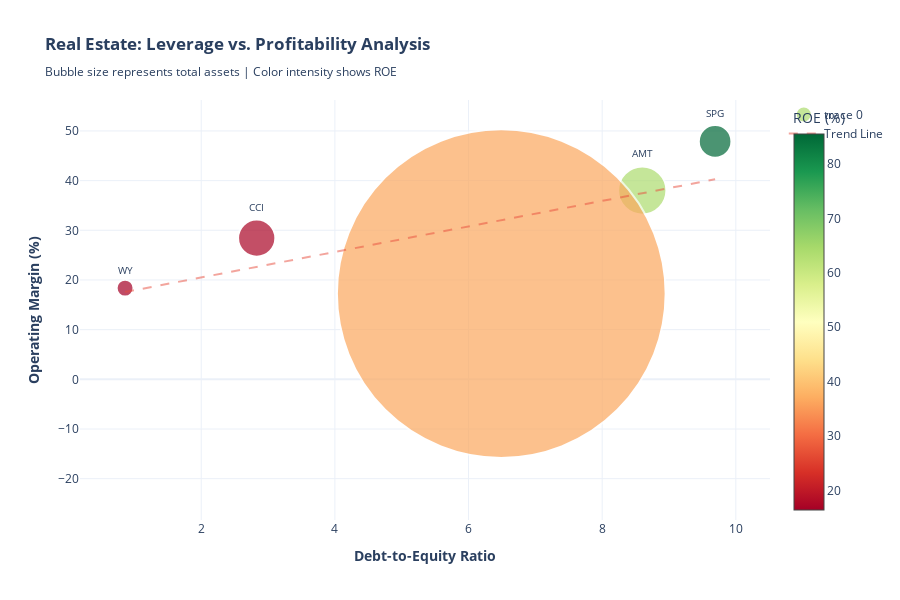

This figure's notebook cell:
### Code cell
# Real estate companies scatter: Leverage vs Profitability
fig = go.Figure()

# Add scatter points with company names
fig.add_trace(go.Scatter(
    x=real_est_summary['Debt_to_Equity'],
    y=real_est_summary['Operating_Margin'],
    mode='markers+text',
    marker=dict(
        size=real_est_summary['Total Assets'] / 1e9,  # Size by total assets
        color=real_est_summary['ROE_Operating'],
        colorscale='RdYlGn',
        showscale=True,
        colorbar=dict(title="ROE (%)"),
        line=dict(color='white', width=2)
    ),
    text=real_est_summary.index,
    textposition="top center",
    textfont=dict(size=10),
    hovertemplate='<b>%{text}</b><br>' +
                  'Debt-to-Equity: %{x:.2f}<br>' +
                  'Operating Margin: %{y:.2f}%<br>' +
                  '<extra></extra>'
))

# Add trend line if we have enough data points
if len(real_est_summary) > 2:
    z = np.polyfit(real_est_summary['Debt_to_Equity'], real_est_summary['Operating_Margin'], 1)
    p = np.poly1d(z)
    x_trend = np.linspace(real_est_summary['Debt_to_Equity'].min(), 
                          real_est_summary['Debt_to_Equity'].max(), 100)
    
    fig.add_trace(go.Scatter(
        x=x_trend,
        y=p(x_trend),
        mode='lines',
        line=dict(color='rgba(231, 76, 60, 0.5)', dash='dash', width=2),
        name='Trend Line',
        hoverinfo='skip'
    ))

fig.update_layout(
    title='<b>Real Estate: Leverage vs. Profitability Analysis</b><br>' +
          '<sub>Bubble size represents total assets | Color intensity shows ROE</sub>',
    xaxis_title='<b>Debt-to-Equity Ratio</b>',
    yaxis_title='<b>Operating Margin (%)</b>',
    height=600,
    template='plotly_white',
    showlegend=True,
    font=dict(size=12)
)

fig.show()

### Figure 1 — Plotly figure (JSON) as saved in the notebook; plotly's stock layout.template omitted (floating-point values rounded to 4 significant figures)
{"data": [{"hovertemplate": "<b>%{text}</b><br>Debt-to-Equity: %{x:.2f}<br>Operating Margin: %{y:.2f}%<br><extra></extra>", "marker": {"color": [63.84, 36.52, 17.26, 85.51, 16.4], "colorbar": {"title": {"text": "ROE (%)"}}, "colorscale": [[0, "rgb(165,0,38)"], [0.1, "rgb(215,48,39)"], [0.2, "rgb(244,109,67)"], [0.3, "rgb(253,174,97)"], [0.4, "rgb(254,224,139)"], [0.5, "rgb(255,255,191)"], [0.6, "rgb(217,239,139)"], [0.7, "rgb(166,217,106)"], [0.8, "rgb(102,189,99)"], [0.9, "rgb(26,152,80)"], [1, "rgb(0,104,55)"]], "line": {"color": "white", "width": 2}, "showscale": true, "size": [48.23, 328.7, 37.26, 32.62, 16.9]}, "mode": "markers+text", "text": ["AMT", "BAM", "CCI", "SPG", "WY"], "textfont": {"size": 10}, "textposition": "top center", "type": "scatter", "x": [8.6, 6.49, 2.83, 9.69, 0.86], "y": [38.01, 17.27, 28.43, 47.9, 18.36]}, {"hoverinfo": "skip", "line": {"color": "rgba(231, 76, 60, 0.5)", "dash": "dash", "width": 2}, "mode": "lines", "name": "Trend Line", "type": "scatter", "x": [0.86, 0.9492, 1.038, 1.128, 1.217, 1.306, 1.395, 1.484, 1.574, 1.663, 1.752, 1.841, 1.93, 2.019, 2.109, 2.198, 2.287, 2.376, 2.465, 2.555, 2.644, 2.733, 2.822, 2.911, 3.001, 3.09, 3.179, 3.268, 3.357, 3.447, 3.536, 3.625, 3.714, 3.803, 3.893, 3.982, 4.071, 4.16, 4.249, 4.338, 4.428, 4.517, 4.606, 4.695, 4.784, 4.874, 4.963, 5.052, 5.141, 5.23, 5.32, 5.409, 5.498, 5.587, 5.676, 5.766, 5.855, 5.944, 6.033, 6.122, 6.212, 6.301, 6.39, 6.479, 6.568, 6.657, 6.747, 6.836, 6.925, 7.014, 7.103, 7.193, 7.282, 7.371, 7.46, 7.549, 7.639, 7.728, 7.817, 7.906, 7.995, 8.085, 8.174, 8.263, 8.352, 8.441, 8.531, 8.62, 8.709, 8.798, 8.887, 8.976, 9.066, 9.155, 9.244, 9.333, 9.422, 9.512, 9.601, 9.69], "y": [17.58, 17.81, 18.03, 18.26, 18.49, 18.72, 18.95, 19.18, 19.41, 19.64, 19.87, 20.1, 20.33, 20.55, 20.78, 21.01, 21.24, 21.47, 21.7, 21.93, 22.16, 22.39, 22.62, 22.85, 23.08, 23.3, 23.53, 23.76, 23.99, 24.22, 24.45, 24.68, 24.91, 25.14, 25.37, 25.6, 25.82, 26.05, 26.28, 26.51, 26.74, 26.97, 27.2, 27.43, 27.66, 27.89, 28.12, 28.34, 28.57, 28.8, 29.03, 29.26, 29.49, 29.72, 29.95, 30.18, 30.41, 30.64, 30.87, 31.09, 31.32, 31.55, 31.78, 32.01, 32.24, 32.47, 32.7, 32.93, 33.16, 33.39, 33.61, 33.84, 34.07, 34.3, 34.53, 34.76, 34.99, 35.22, 35.45, 35.68, 35.91, 36.13, 36.36, 36.59, 36.82, 37.05, 37.28, 37.51, 37.74, 37.97, 38.2, 38.43, 38.66, 38.88, 39.11, 39.34, 39.57, 39.8, 40.03, 40.26]}], "layout": {"font": {"size": 12}, "height": 600, "showlegend": true, "title": {"text": "<b>Real Estate: Leverage vs. Profitability Analysis</b><br><sub>Bubble size represents total assets | Color intensity shows ROE</sub>"}, "xaxis": {"title": {"text": "<b>Debt-to-Equity Ratio</b>"}}, "yaxis": {"title": {"text": "<b>Operating Margin (%)</b>"}}}}
